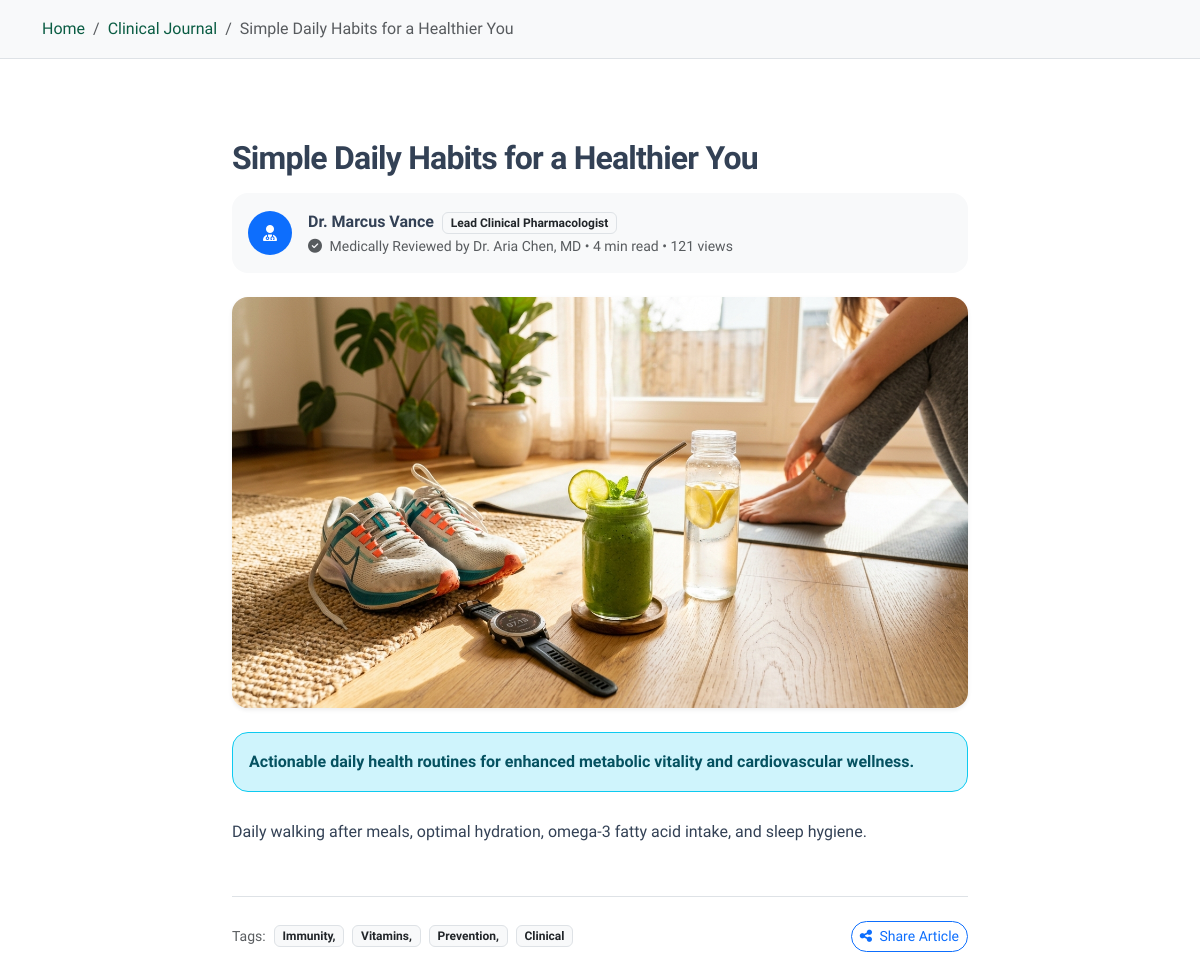
The app's page /articles/simple-daily-habits-for-a-healthier-you/ with its own data.
### apps/articles/models.py (models this page shows, shortened)
class Article(models.Model):
    title = models.CharField(max_length=255)
    slug = models.SlugField(max_length=270, unique=True, blank=True)
    category = models.ForeignKey(ArticleCategory, on_delete=models.CASCADE, related_name='articles')
    excerpt = models.TextField(max_length=400, help_text="Brief summary for cards and meta description")
    content = models.TextField(help_text="Full markdown or HTML content")
    cover_image = models.ImageField(upload_to='articles/', blank=True, null=True)
    cover_image_url = models.URLField(max_length=500, blank=True, null=True)
    author_name = models.CharField(max_length=150, default='Dr. Marcus Vance')
    author_title = models.CharField(max_length=150, default='Lead Clinical Pharmacologist')
    author_avatar = models.URLField(max_length=500, blank=True, null=True)
    medical_reviewer = models.CharField(max_length=150, default='Dr. Sophia Chen, MD (Board Certified)')
    read_time_minutes = models.PositiveIntegerField(default=5)
    tags = models.CharField(max_length=255, default='Immunity, Vitamins, Prevention, Clinical')
    views_count = models.PositiveIntegerField(default=120)
    is_featured = models.BooleanField(default=False)
    is_published = models.BooleanField(default=True)
    published_at = models.DateTimeField(default=timezone.now)
    created_at = models.DateTimeField(auto_now_add=True)
    class Meta:
        ordering = ['-is_featured', '-published_at']
    def save(self, *args, **kwargs):
        if not self.slug:
            self.slug = slugify(self.title)
        super().save(*args, **kwargs)
    @property
    def get_cover_image(self):
        if self.cover_image:
            return self.cover_image.url
        if self.cover_image_url:
            return self.cover_image_url
        return '/static/images/placeholder_article.jpg'

### apps/core/views.py (the view)
# urls.py: path('articles/<slug:slug>/', article_detail_view, name='article-detail'),
def article_detail_view(request, slug):
    article = get_object_or_404(Article.objects.select_related('category'), slug=slug)
    article.views_count += 1
    article.save(update_fields=['views_count'])
    recent_articles = Article.objects.filter(is_published=True).exclude(id=article.id)[:3]
    return render(request, 'pages/article_detail.html', {'article': article, 'recent_articles': recent_articles})

### templates/pages/article_detail.html (shortened to what this page needs)
{% extends 'base.html' %}
{% load static %}
{% block content %}
<div class="bg-light py-3 border-bottom">
  <div class="container">
    <nav aria-label="breadcrumb">
      <ol class="breadcrumb mb-0 small">
        <li class="breadcrumb-item"><a href="{% url 'home' %}">Home</a></li>
        <li class="breadcrumb-item"><a href="{% url 'articles' %}">Clinical Journal</a></li>
        <li class="breadcrumb-item active" aria-current="page">{{ article.title|truncatechars:40 }}</li>
      </ol>
    </nav>
  </div>
</div>
<div class="container py-5">
  <div class="row justify-content-center">
    <div class="col-lg-8">
      <div class="mb-4">
        <span class="badge bg-cyan-100 text-cyan-800 mb-2">{{ article.category.name }}</span>
        <h1 class="h2 fw-bold text-navy-800 mb-3">{{ article.title }}</h1>
        <div class="d-flex align-items-center gap-3 p-3 bg-light rounded-4">
          <div class="rounded-circle bg-primary text-white d-flex align-items-center justify-content-center fw-bold" style="width: 44px; height: 44px;">
            <i class="fa-solid fa-user-doctor"></i>
          </div>
          <div>
            <div class="fw-bold text-navy-800">{{ article.author_name }} <span class="badge bg-light text-dark border ms-1">{{ article.author_title }}</span></div>
            <div class="text-muted small">
              <i class="fa-solid fa-circle-check text-emerald-500 me-1"></i> Medically Reviewed by {{ article.medical_reviewer }} • {{ article.read_time_minutes }} min read • {{ article.views_count }} views
            </div>
          </div>
        </div>
      </div>
      <img src="{{ article.get_cover_image }}" alt="{{ article.title }}" class="img-fluid rounded-4 shadow-sm mb-4 w-100" style="max-height: 420px; object-fit: cover;">
      <div class="alert alert-info border-info rounded-4 mb-4">
        <p class="mb-0 fw-bold">{{ article.excerpt }}</p>
      </div>
      <div class="article-content text-slate-700 fs-6 lh-lg mb-5">
        {{ article.content|linebreaks }}
      </div>
      <div class="d-flex justify-content-between align-items-center pt-4 border-top">
        <div class="d-flex gap-2">
          <span class="text-muted small">Tags:</span>
          {% for tag in article.tags.split %}
            <span class="badge bg-light text-dark border">{{ tag }}</span>
          {% endfor %}
        </div>
        <div>
          <button class="btn btn-sm btn-outline-primary rounded-pill" onclick="navigator.clipboard.writeText(window.location.href); showAuraToast('Article link copied to clipboard!', 'success');">
            <i class="fa-solid fa-share-nodes me-1"></i> Share Article
          </button>
        </div>
      </div>
    </div>
  </div>
</div>
{% endblock %}

### static/css/antixor.css (style rules this page uses)
:root { --antixor-green-primary: #0a5c43; --antixor-green-hover: #064431; --antixor-green-accent: #10b981; --antixor-green-badge: #d1fae5; --antixor-green-badge-txt: #065f46; --antixor-mint-bg: #e6f7f2; --antixor-mint-soft: #edf9f5; --antixor-mint-light: #f4fbf8; --antixor-dark-teal: #072635; --antixor-dark-footer: #0a2533; --antixor-dark-navy: #051b26; --antixor-heading-dark: #0e1726; --antixor-body-slate: #334155; --antixor-muted-slate: #64748b; --antixor-border-slate: #e2e8f0; --antixor-bg-light: #f8fafc; --antixor-white: #ffffff; --antixor-gold-star: #f59e0b; --antixor-coral-badge: #f43f5e; --antixor-blue-badge: #0284c7; --antixor-radius-pill: 9999px; --antixor-radius-card: 20px; --antixor-radius-inner: 14px; --antixor-shadow-sm: 0 2px 8px rgba(14, 23, 38, 0.04); --antixor-shadow-card: 0 10px 30px -4px rgba(14, 23, 38, 0.06); --antixor-shadow-hover: 0 18px 40px -4px rgba(10, 92, 67, 0.14); --antixor-transition: all 0.28s cubic-bezier(0.16, 1, 0.3, 1); }
* { box-sizing: border-box; }
body { font-family: 'Plus Jakarta Sans', system-ui, -apple-system, sans-serif; color: var(--antixor-body-slate); background-color: var(--antixor-white); line-height: 1.6; overflow-x: hidden; -webkit-font-smoothing: antialiased; }
h1, h2, h3, h4, h5, h6 { color: var(--antixor-heading-dark); font-weight: 700; letter-spacing: -0.025em; }
a { color: var(--antixor-green-primary); text-decoration: none; transition: var(--antixor-transition); }

### records on screen
Article: title "Simple Daily Habits for a Healthier You", author_name "Dr. Marcus Vance", author_title "Lead Clinical Pharmacologist", medical_reviewer "Dr. Aria Chen, MD", read_time_minutes "4", views_count "121", get_cover_image (picture), excerpt "Actionable daily health routines for enhanced metabolic vitality and cardiovascular wellness.", content "Daily walking after meals, optimal hydration, omega-3 fatty acid intake, and sleep hygiene."

### other values on screen
{{ tag }} "Immunity," "Vitamins," "Prevention," "Clinical"
